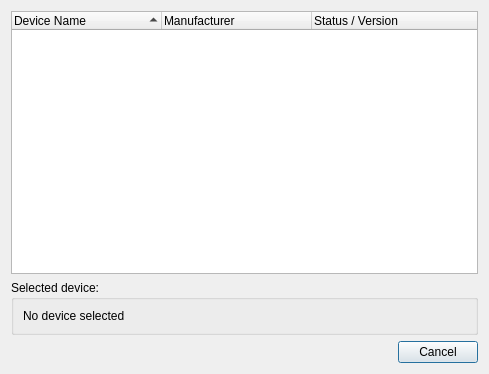
<?xml version="1.0" encoding="UTF-8"?>
<ui version="4.0">
 <class>USBSelector</class>
 <widget class="QDialog" name="USBSelector">
  <property name="geometry">
   <rect>
    <x>0</x>
    <y>0</y>
    <width>489</width>
    <height>374</height>
   </rect>
  </property>
  <property name="windowTitle">
   <string>Dialog</string>
  </property>
  <layout class="QVBoxLayout" name="verticalLayout">
   <item>
    <widget class="QTreeWidget" name="USBtreeWidget">
     <property name="sortingEnabled">
      <bool>true</bool>
     </property>
     <property name="animated">
      <bool>true</bool>
     </property>
     <property name="allColumnsShowFocus">
      <bool>true</bool>
     </property>
     <attribute name="headerDefaultSectionSize">
      <number>150</number>
     </attribute>
     <attribute name="headerMinimumSectionSize">
      <number>64</number>
     </attribute>
     <column>
      <property name="text">
       <string>Device Name</string>
      </property>
     </column>
     <column>
      <property name="text">
       <string>Manufacturer</string>
      </property>
     </column>
     <column>
      <property name="text">
       <string>Status / Version</string>
      </property>
     </column>
    </widget>
   </item>
   <item>
    <widget class="QGroupBox" name="groupBox">
     <property name="title">
      <string>Selected device:</string>
     </property>
     <layout class="QVBoxLayout" name="verticalLayout_2">
      <item>
       <widget class="QLabel" name="selectedCalc">
        <property name="text">
         <string>No device selected</string>
        </property>
       </widget>
      </item>
     </layout>
    </widget>
   </item>
   <item>
    <widget class="QDialogButtonBox" name="buttonBox">
     <property name="orientation">
      <enum>Qt::Horizontal</enum>
     </property>
     <property name="standardButtons">
      <set>QDialogButtonBox::Cancel</set>
     </property>
    </widget>
   </item>
  </layout>
 </widget>
 <resources/>
 <connections>
  <connection>
   <sender>buttonBox</sender>
   <signal>accepted()</signal>
   <receiver>USBSelector</receiver>
   <slot>accept()</slot>
   <hints>
    <hint type="sourcelabel">
     <x>248</x>
     <y>254</y>
    </hint>
    <hint type="destinationlabel">
     <x>157</x>
     <y>274</y>
    </hint>
   </hints>
  </connection>
  <connection>
   <sender>buttonBox</sender>
   <signal>rejected()</signal>
   <receiver>USBSelector</receiver>
   <slot>reject()</slot>
   <hints>
    <hint type="sourcelabel">
     <x>316</x>
     <y>260</y>
    </hint>
    <hint type="destinationlabel">
     <x>286</x>
     <y>274</y>
    </hint>
   </hints>
  </connection>
 </connections>
 <slots>
  <slot>refresh()</slot>
 </slots>
</ui>
